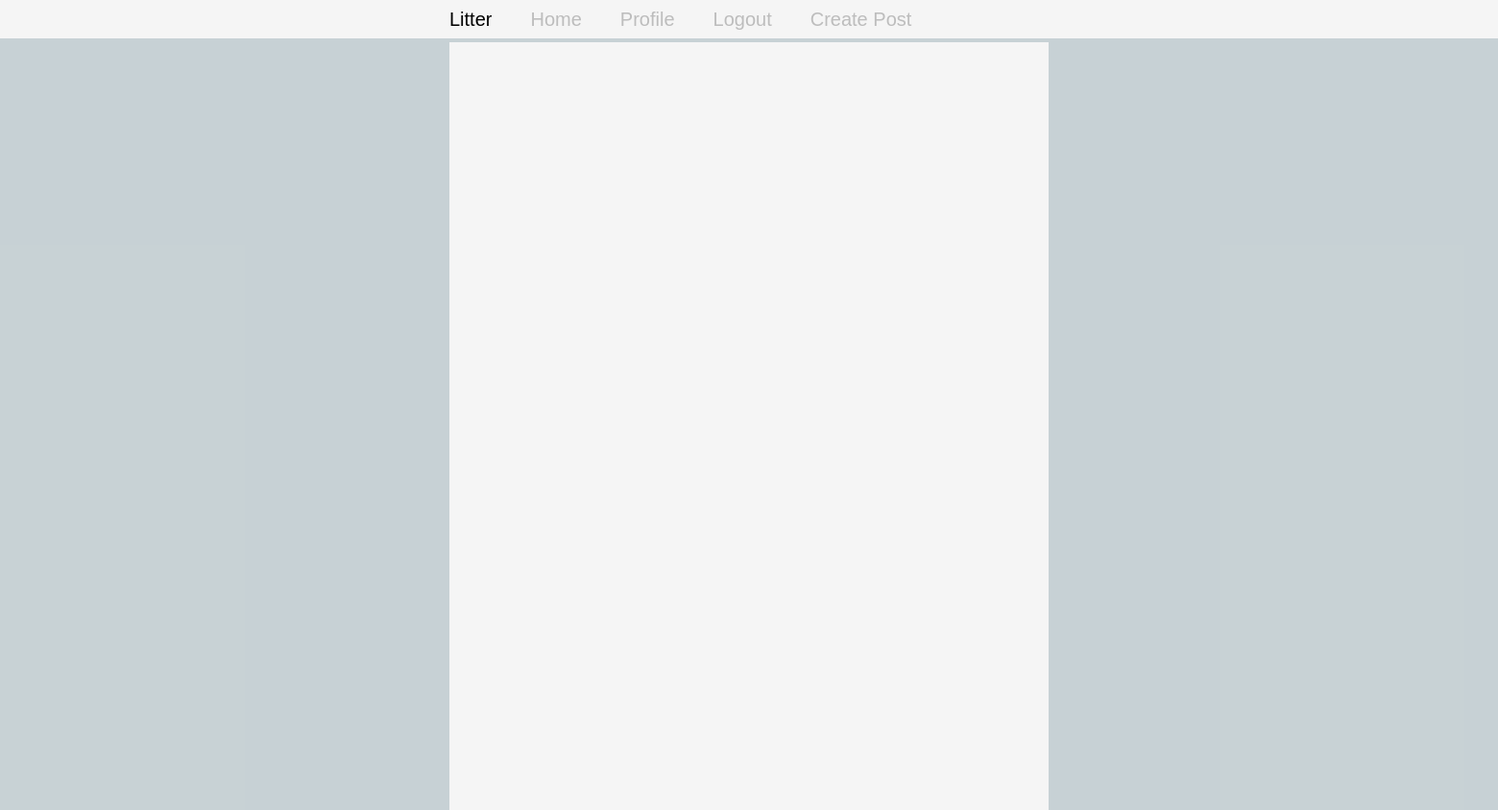
Before: /index (signed in) with the older database file.
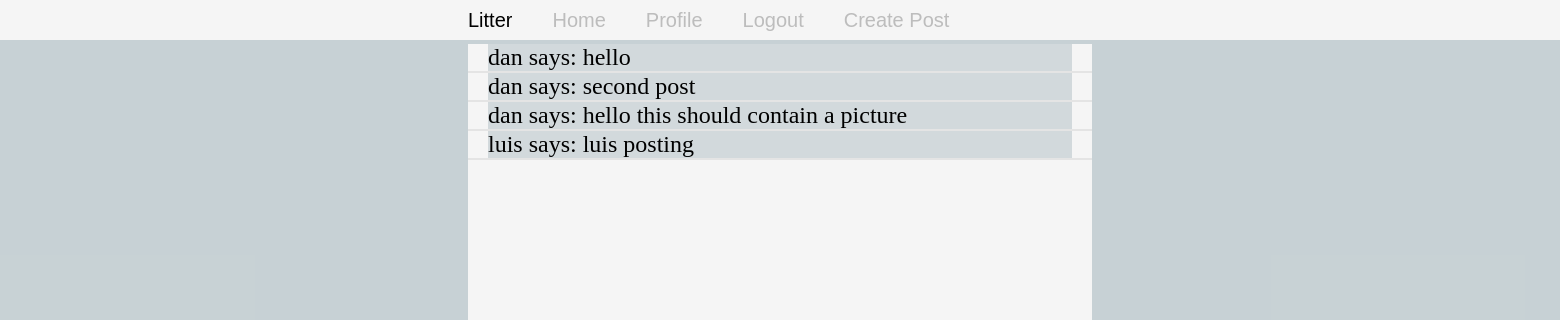
After: the same page with the newer database file.
### app/models.py (models this page shows, shortened)
class Post(db.Model):
    id = db.Column(db.Integer, primary_key=True)
    body = db.Column(db.String(140))
    timestamp = db.Column(db.DateTime, index=True, default=datetime.utcnow)
    user_id = db.Column(db.Integer, db.ForeignKey('user.id'))
    picture = db.Column(db.String(140))

class User(UserMixin, db.Model):
    id = db.Column(db.Integer, primary_key=True)
    username = db.Column(db.String(64), index=True, unique=True)
    password_hash = db.Column(db.String(128))
    about_me = db.Column(db.String(140))
    last_seen = db.Column(db.DateTime, default=datetime.utcnow)
    posts = db.relationship('Post', backref='author', lazy='dynamic')

### app/routes.py (the view)
@app.route('/')
@app.route('/index')
@login_required
def index():
    posts = [
        {
            'author': {'username': 'John'},
            'body': 'Beautiful day in Portland!'
        },
        {
            'author': {'username': 'Susan'},
            'body': 'The Avengers movie was so cool!'
        }
    ]
    posts = Post.query.all()
    return render_template('index.html', title='Home', posts=posts)

### app/models.py (called while the page is built)
@login.user_loader
def load_user(id):
    return User.query.get(int(id))

### app/templates/index.html (shortened to what this page needs)
{% extends "base.html" %}
{% block head %}
    <link rel="stylesheet" type="text/css" href="{{url_for('static',filename='styles/styles.css')}}">
    <link rel="stylesheet" type="text/css" href="{{url_for('static',filename='styles/indexpage.css')}}">
{% endblock %}
{% block content %}
<div class='posts'>
    {% for post in posts %}
    <div class='post'>
        <p>{{ post.author.username }} says: {{ post.body }}</p>
    </div>
    {% endfor %}
</div>
{% endblock %}

### app/templates/base.html (shortened to what this page needs)
<html>
    {% block head %}{% endblock %}
    <body>
      <div class='navbar'>
      Litter
      <a href="{{ url_for('index') }}">Home</a>
      {% if current_user.is_anonymous %}
      <a href="{{ url_for('login') }}">Login</a>
      {% else %}
      <a href="{{ url_for('user', username=current_user.username) }}">Profile</a>
      <a href="{{ url_for('logout') }}">Logout</a>
      <a href="{{ url_for('create_post', username=current_user.username) }}">Create Post</a>
      {% endif %}
    </div>
    <div class='content'>
        {% block content %}{% endblock %}
    </div>
    </body>
</html>

### app/static/styles/styles.css (style rules this page uses)
* { margin: 0; background: rgba(194, 205, 209, 0.692); }
.navbar { margin: 0; padding: 0; width: 100vw; height: 2em; font-family: sans-serif; display: flex; flex-direction: row; align-items: center; justify-content: flex-start; font-size: 20px; padding-left: 30vw; padding-right: 30vw; background: whitesmoke; }
.navbar a { background: whitesmoke; padding-left: 2em; text-decoration: none; }
.navbar a:link { color: rgba(39, 39, 39, 0.274); }
.content { width: 40vw; height: 100vh; background: whitesmoke; margin-left: 30vw; margin-right: 30vw; margin-top: 4px; }

### app/static/styles/indexpage.css (style rules this page uses)
.posts { background: whitesmoke; display: flex; flex-direction: column; justify-content: center; align-content: center; }
.post { display: grid; font-size: 24px; padding-left: 20px; padding-right: 20px; background: whitesmoke; border-bottom: 2px solid rgba(220, 220, 220, 0.692); }

Changed rows visible on the page:
added Post: author.username "dan", body "hello"
added Post: author.username "dan", body "second post"
added Post: author.username "dan", body "hello this should contain a picture"
added Post: author.username "luis", body "luis posting"
